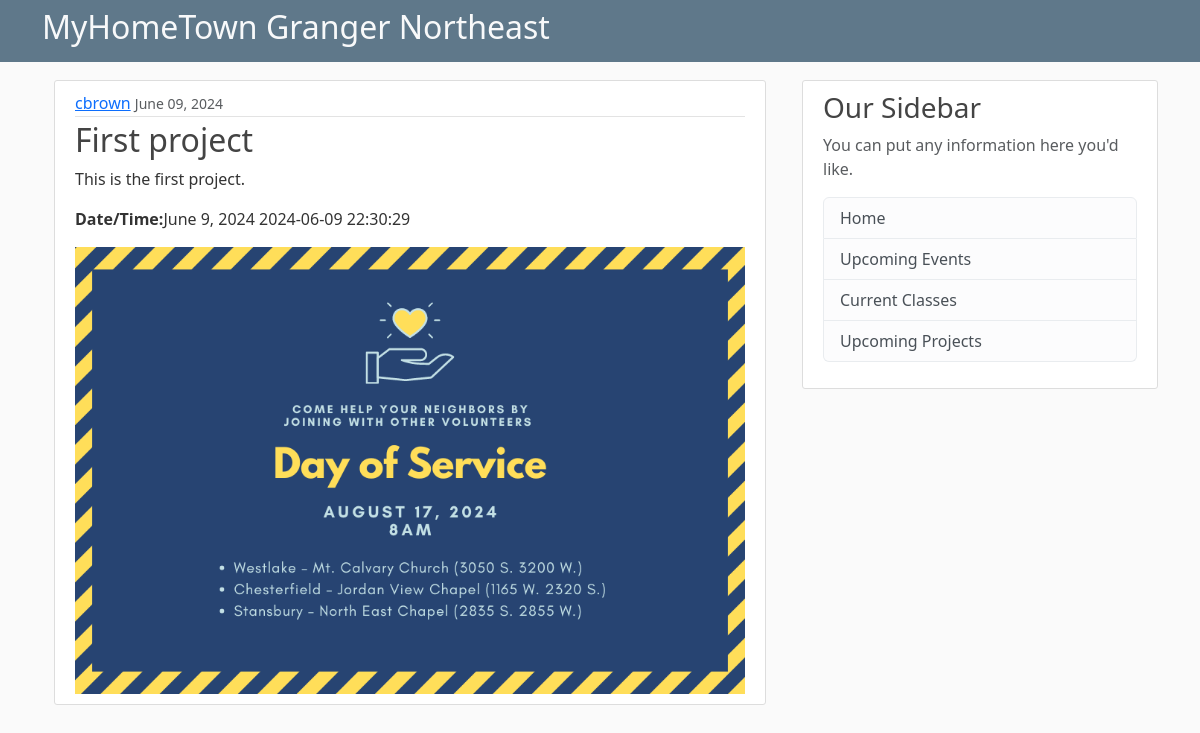
/project/1/, run on the app's committed database.
### common/models.py (models this page shows, shortened)
class Project(models.Model):
    title = models.CharField(max_length=100)
    location = models.CharField(max_length=255)
    time = models.CharField(max_length=100)
    date = models.DateField(default=timezone.now)
    url = models.CharField(max_length=255, null=True, blank=True)
    date_posted = models.DateTimeField(default=timezone.now)
    summary = models.CharField(max_length=255, null=True )
    description = models.TextField(max_length=4096, null=True)
    image_file = models.ImageField(upload_to='projects/images', null=True, blank=True)
    image = ImageSpecField(source='image_file',
                                processors=[ResizeToFit(1024, 768)],
                                format='JPEG',
                                options={'quality': 60})
    author = models.ForeignKey(User, on_delete=models.CASCADE)

### public/views.py (the view)
# urls.py: path('project/<int:pk>/', ProjectDetailView.as_view(), name="project-detail"),
class ProjectDetailView(DetailView):
    model = Project
    template_name = 'public_projects/project_detail.html'
    context_object_name = 'project'

### public/templates/public_projects/project_detail.html (shortened to what this page needs)
{% extends "public/base.html" %}
{% block content %}
<div class="container">
  <article class="media content-section">
      <div class="media-body">
        <div class="article-metadata">
          <a class="mr-2" href="#">{{ project.author }}</a>
          <small class="text-muted">{{ project.date_posted|date:"F d, Y" }}</small>
        </div>
        <h2 class="article-title">{{ project.title }}</h2>
        <p class="article-content">{{ project.description }}</p>
        <p class="article-content"><b>Date/Time:</b>{{ project.date }} {{ project.time }}</p>
        {% if project.image %}
          <img src="{{ project.image.url }}" alt="{{ project.title }}" style="max-width: 800px; width: 100%; height: auto;">
        {% endif %}
      </div>
    </article>
</div>
{% endblock %}

### public/static/public/main.css (style rules this page uses)
body { background: #fafafa; color: #333333; margin-top: 5rem; }
h1, h2, h3, h4, h5, h6 { color: #444444; }
.content-section { background: #ffffff; padding: 10px 20px; border: 1px solid #dddddd; border-radius: 3px; margin-bottom: 20px; }
.article-title { color: #444444; }
.article-content { white-space: pre-line; }
.article-metadata { padding-bottom: 1px; margin-bottom: 4px; border-bottom: 1px solid #e3e3e3 }

### data on the page
Project: author "cbrown", date_posted "June 09, 2024", title "First project", description "This is the first project.", date "June 9, 2024", time "2024-06-09 22:30:29", image (picture)
